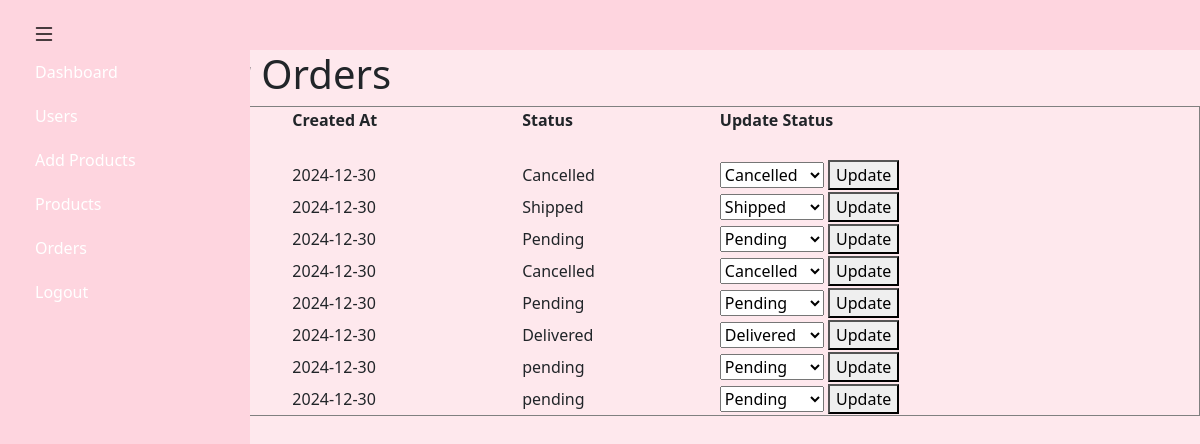
Page /admin/orders on the committed database.
### models.py (models this page shows, shortened)
class Order(db.Model):
    __tablename__ = 'orders'  # Define table name in the database
    id = db.Column(db.Integer, primary_key=True)  # Primary key for order
    user_id = db.Column(db.Integer, db.ForeignKey('users.id', name='fk_user_order'), nullable=False)
    order_date = db.Column(db.Date, default=lambda: datetime.now(pytz.timezone('America/New_York')).date())  # Date of the order
    total_price = db.Column(db.Float, nullable=False)  # Total price for the order
    total_items = db.Column(db.Integer, nullable=False, default=0)  # Total items in the order
    status = db.Column(db.String(20), default='pending')  # Order status (e.g., pending, shipped)
    order_number = db.Column(db.String(36), unique=True, nullable=False)  # UUID for unique order number
    user = db.relationship('User', back_populates='orders')
    items = db.relationship('OrderItem', back_populates='order')

### app.py (the view, shortened to what this page needs)
@app.route('/admin/orders', methods=['GET', 'POST'])
def admin_orders():
    users = User.query.filter_by(role='user').all()
    return render_template("admin_orders.html", users=users)

### models.py (called while the page is built)
    @property
    def full_name(self):
        return f"{self.first_name} {self.last_name}"

### templates/admin_orders.html (shortened to what this page needs)
{% extends "admin_layout.html" %}
{% block body %}
<h1>Manage User Orders</h1>
    <table border="1">
        <thead>
            <tr>
                <th>User</th>
                <th>Order ID</th>
                <th>Created At</th>
                <th>Status</th>
                <th>Update Status</th>
            </tr>
        </thead>
        <tbody>
            {% for user in users %}
                <tr>
                    <td colspan="5"><strong>{{ user.full_name }}</strong></td>
                </tr>
                {% for order in user.orders %}
                    <tr>
                        <td></td>
                        <td>{{ order.id }}</td>
                        <td>{{ order.order_date }}</td>
                        <td>{{ order.status }}</td>
                        <td>
                            <form method="POST" action="/admin/orders">
                                <select name="status">
                                    <option value="Pending" {% if order.status == 'Pending' %}selected{% endif %}>Pending</option>
                                    <option value="Shipped" {% if order.status == 'Shipped' %}selected{% endif %}>Shipped</option>
                                    <option value="Delivered" {% if order.status == 'Delivered' %}selected{% endif %}>Delivered</option>
                                    <option value="Cancelled" {% if order.status == 'Cancelled' %}selected{% endif %}>Cancelled</option>
                                </select>
                                <button type="submit">Update</button>
                            </form>
                        </td>
                    </tr>
                {% endfor %}
            {% endfor %}
        </tbody>
    </table>
{% endblock %}

### static/styles.css (style rules this page uses)
body { display: flex; flex-direction: column; height: 100vh; }

### rows in the picture
Order: order_date "2024-12-30", status "Cancelled"
Order: order_date "2024-12-30", status "Shipped"
Order: order_date "2024-12-30", status "Pending"
Order: order_date "2024-12-30", status "Cancelled"
Order: order_date "2024-12-30", status "Pending"
Order: order_date "2024-12-30", status "Delivered"
Order: order_date "2024-12-30", status "pending"
Order: order_date "2024-12-30", status "pending"
